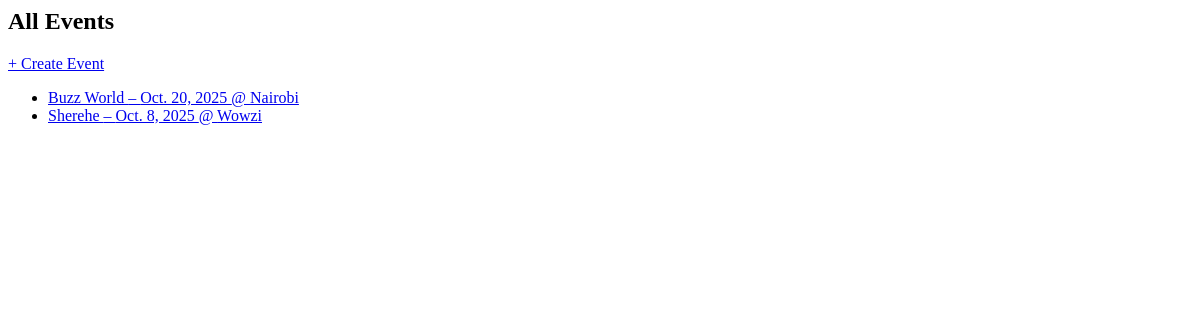
The page /events/ (signed in) on the database as committed earlier.
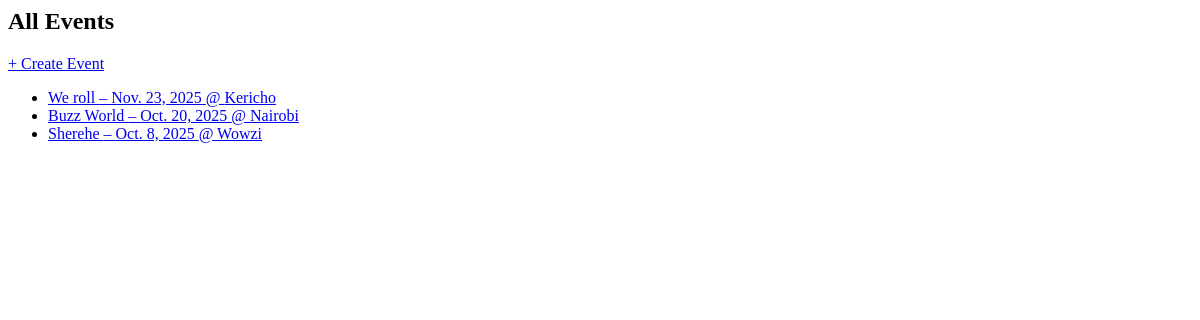
The same page on the database as committed later.
### ticko/models.py (models this page shows, shortened)
class Event(models.Model):
    name = models.CharField(max_length=200)
    description = models.TextField()
    date = models.DateField()
    time = models.TimeField()
    location = models.CharField(max_length=200)
    price = models.DecimalField(max_digits=8, decimal_places=2)
    total_seats = models.IntegerField()
    available_seats = models.IntegerField()
    organizer = models.ForeignKey(User, on_delete=models.CASCADE, related_name='organized_events')

### ticko/views.py (the view)
# urls.py: path('events/', views.event_list_view, name='event_list'),
@login_required
def event_list_view(request):
    events = Event.objects.all().order_by('-date')
    return render(request, 'ticko/event_list.html', {'events': events})

### ticko/templates/ticko/event_list.html
<h2>All Events</h2>
<a href="{% url 'create_event' %}">+ Create Event</a>
<ul>
    {% for event in events %}
        <li>
            <a href="{% url 'event_detail' event.id %}">
                {{ event.name }} – {{ event.date }} @ {{ event.location }}
            </a>
        </li>
    {% empty %}
        <p>No events available yet.</p>
    {% endfor %}
</ul>

Rows that differ between the two databases and show on the page:
added Event: name "We roll", date "Nov. 23, 2025", location "Kericho"
